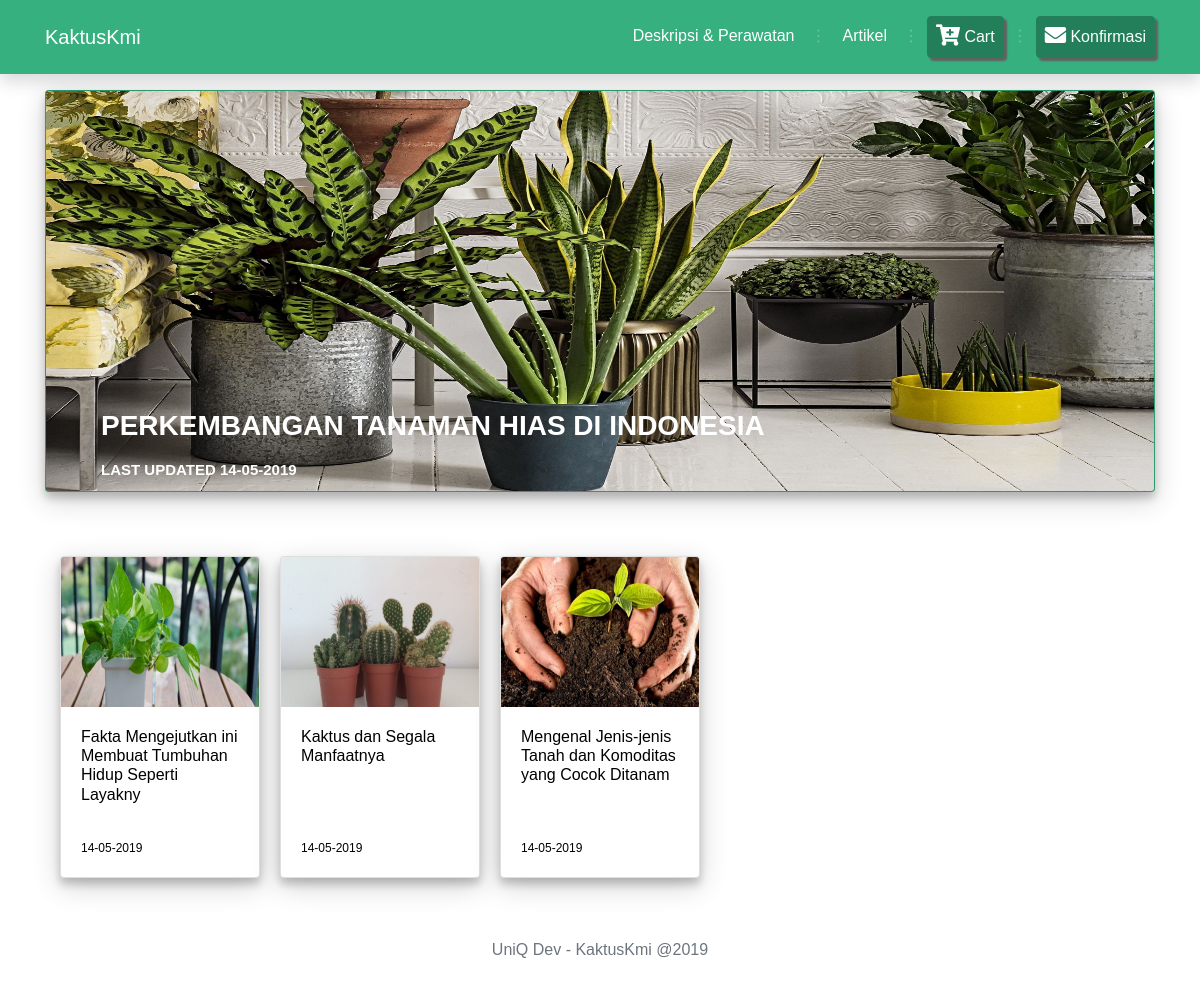
Page /index.php/article on the committed database.
### tables this page shows
CREATE TABLE `artikel` (
  `kode_artikel` int(11) NOT NULL,
  `judul` varchar(60) NOT NULL,
  `isi` text NOT NULL,
  `tanggal` int(11) NOT NULL,
  `gambar` varchar(40) NOT NULL
);

### application/controllers/Article.php (called while the page is built, shortened)
<?php
    Class Article extends CI_Controller
    {
        private $data;
        public function __construct(){
            $this->load->model('Article_Model');
            $this->load->model('cart_model');
            $this->load->library('pagination');
            $this->data['data'] = $this->cart_model->getcart();
            $this->data['judul'] = 'KaktusKmi';
        }
        public function index()
        {
            $data['artikelbaru'] = $this->Article_Model->getArtikelBaru();
            $data['judul'] = 'Artikel Kaktuskmi';
            $config['base_url'] = site_url('article/index');
            $config['total_rows'] = $this->db->count_all('artikel');
            $config['per_page'] = 10;
            $config["uri_segment"] = 3;
            $choice = $config["total_rows"] / $config["per_page"];
            $config["num_links"] = floor($choice);
            $config['first_link']       = 'First';
            $config['last_link']        = 'Last';
            $config['next_link']        = 'Next';
            $config['prev_link']        = 'Prev';
            $config['full_tag_open']    = '<div class="pagging text-center"><nav><ul class="pagination justify-content-center">';
            $config['full_tag_close']   = '</ul></nav></div>';
            $config['num_tag_open']     = '<li class="page-item"><span class="page-link">';
            $config['num_tag_close']    = '</span></li>';
            $config['cur_tag_open']     = '<li class="page-item active"><span class="page-link">';
            $config['cur_tag_close']    = '<span class="sr-only">(current)</span></span></li>';
            $config['next_tag_open']    = '<li class="page-item"><span class="page-link">';
            $config['next_tagl_close']  = '<span aria-hidden="true">&raquo;</span></span></li>';
            $config['prev_tag_open']    = '<li class="page-item"><span class="page-link">';
            $config['prev_tagl_close']  = '</span>Next</li>';
            $config['first_tag_open']   = '<li class="page-item"><span class="page-link">';
            $config['first_tagl_close'] = '</span></li>';
            $config['last_tag_open']    = '<li class="page-item"><span class="page-link">';
            $config['last_tagl_close']  = '</span></li>';
            $this->pagination->initialize($config);
            $data['page'] = ($this->uri->segment(3)) ? $this->uri->segment(3) : 0;
            $data['data'] = $this->Article_Model->getDataArtikel($config["per_page"], $data['page']);
            $data['pagination'] = $this->pagination->create_links();
            $this->load->view('templates/header' ,$this->data);
            $this->load->view('article/index', $data);
            $this->load->view('templates/footer');
        }
    }
?>

### index.php (called while the page is built, shortened)
<?php
require_once BASEPATH.'core/CodeIgniter.php';

### application/models/Article_Model.php (called while the page is built, shortened)
<?php
class Article_Model extends CI_Model
{
        public function getArtikelBaru(){
          $this->db->select("*");
          $this->db->from("artikel");
          $this->db->limit(1);
          $this->db->order_by('tanggal', 'DESC');
          return $this->db->get()->result();
      }
}

### application/config/config.php (called while the page is built, shortened)
<?php
$config['base_url'] = 'http://localhost/kmikaktusdua/';
$config['index_page'] = '';
$config['uri_protocol']	= 'REQUEST_URI';
$config['url_suffix'] = '';
$config['language']	= 'english';
$config['charset'] = 'UTF-8';
$config['enable_hooks'] = FALSE;
$config['subclass_prefix'] = '';
$config['composer_autoload'] = FALSE;
$config['permitted_uri_chars'] = 'a-z 0-9~%.:_\-';
$config['enable_query_strings'] = FALSE;
$config['controller_trigger'] = 'c';
$config['function_trigger'] = 'm';
$config['directory_trigger'] = 'd';
$config['allow_get_array'] = TRUE;
$config['log_threshold'] = 0;
$config['log_path'] = '';
$config['log_file_extension'] = '';
$config['log_file_permissions'] = 0644;
$config['log_date_format'] = 'Y-m-d H:i:s';
$config['error_views_path'] = '';
$config['cache_path'] = '';
$config['cache_query_string'] = FALSE;
$config['encryption_key'] = '2d8+e6]K0?ocWp7&`K)>6Ky"|.x|%nuwafC~S/+6_mZI9/17y=sKKG.;Tt}k';
$config['sess_driver'] = 'files';
$config['sess_cookie_name'] = 'ci_session';
$config['sess_expiration'] = 7200;
$config['sess_save_path'] = NULL;
$config['sess_match_ip'] = FALSE;
$config['sess_time_to_update'] = 300;
$config['sess_regenerate_destroy'] = FALSE;
$config['cookie_prefix']	= '';
$config['cookie_domain']	= '';
$config['cookie_path']		= '/';
$config['cookie_secure']	= FALSE;
$config['cookie_httponly'] 	= FALSE;
$config['standardize_newlines'] = FALSE;
$config['global_xss_filtering'] = FALSE;
$config['csrf_protection'] = FALSE;
$config['csrf_token_name'] = 'csrf_test_name';
$config['csrf_cookie_name'] = 'csrf_cookie_name';
$config['csrf_expire'] = 7200;
$config['csrf_regenerate'] = TRUE;
$config['csrf_exclude_uris'] = array();
$config['compress_output'] = FALSE;
$config['time_reference'] = 'local';
$config['rewrite_short_tags'] = FALSE;
$config['proxy_ips'] = '';

### application/views/article/index.php (the view, shortened to what this page needs)
<div class="container my-3">
<?php
     foreach($artikelbaru as $b){
          echo '
          <a href="'. base_url().'article/artikel/'.$b->kode_artikel.'" style="color:white; text-decoration: none;">
          <div class="card bg-dark text-white">
          <img class="card-img" src="'. base_url().'gambar/'.$b->gambar.'" alt="Card-image" style="height:400px">
          <div class="card-img-overlay">
               <div class="container">
                    <div class="card-body">
                    <div id="card-article-text">
                    <p class="card-title" style="font-size:28px">'.$b->judul.'</p>
                    <p class="card-text" style="font-size:15px">Last updated '.date("d-m-Y", $b->tanggal).'</p>
                    </div>
               </div>
               </div>
          </div>
          </a>
          ';
     }
?>
</div>
<section class="container">
	<br><br>
	<div class="card-columns my-3"  style="color:black; text-decoration: none;">
          <?php
                    foreach($data->result() as $a){
                         echo '
                         <a href="'. base_url().'article/artikel/'.$a->kode_artikel.'" style="color:black; text-decoration: none;">
                         <div class="card">
                              <img src="'. base_url().'gambar/'.$a->gambar.'" style="height:150px" class="card-img-top d-block w-100" alt="...">
                                   <div class="card-body">
                                   <h6 class="card-title" style="height:100px">'.$a->judul.'</h6>
                                   <p class="card-text" style="font-size:12px">'.date("d-m-Y", $a->tanggal).'</p>
                                   </div>
                              </a>
                         </div>
                         ';
                    }
               ?>
</section>

### assets/css/style.css (style rules this page uses)
#card-article-text { text-transform: uppercase; position: absolute; bottom: 10px; font-weight: bold; font-family: Arial, Helvetica, sans-serif; }

### rows in the picture
artikel: gambar (picture), judul "PERKEMBANGAN TANAMAN HIAS DI INDONESIA", tanggal "14-05-2019"
artikel: gambar (picture), judul "Fakta Mengejutkan ini Membuat Tumbuhan Hidup Seperti Layakny", tanggal "14-05-2019"
artikel: gambar (picture), judul "Kaktus dan Segala Manfaatnya", tanggal "14-05-2019"
artikel: gambar (picture), judul "Mengenal Jenis-jenis Tanah dan Komoditas yang Cocok Ditanam", tanggal "14-05-2019"
